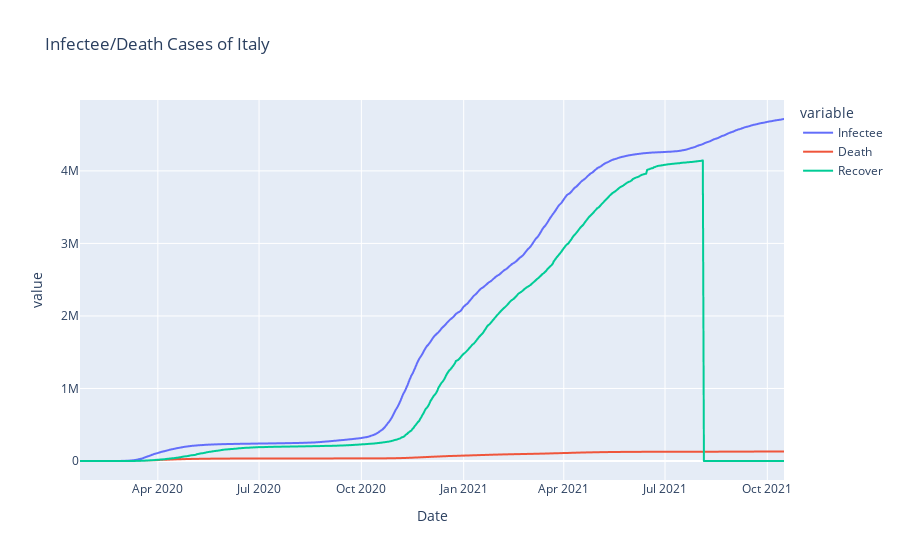

Notebook cell for this chart:
### Code cell
fig = px.line(df_italy, x="Date", y=["Infectee", "Death", "Recover"], color='variable', title="Infectee/Death Cases of Italy") 
fig.show()

### Figure 1 — Plotly figure (JSON) as saved in the notebook; plotly's stock layout.template omitted (floating-point values rounded to 4 significant figures; data arrays with more than 128 entries replaced by an {"elided": "..."} marker saying what was removed)
{"data": [{"hovertemplate": "variable=Infectee<br>Date=%{x}<br>value=%{y}<extra></extra>", "legendgroup": "Infectee", "line": {"color": "#636efa", "dash": "solid"}, "marker": {"symbol": "circle"}, "mode": "lines", "name": "Infectee", "showlegend": true, "type": "scattergl", "x": {"elided": "634 str values"}, "xaxis": "x", "y": {"elided": "634 int values"}, "yaxis": "y"}, {"hovertemplate": "variable=Death<br>Date=%{x}<br>value=%{y}<extra></extra>", "legendgroup": "Death", "line": {"color": "#EF553B", "dash": "solid"}, "marker": {"symbol": "circle"}, "mode": "lines", "name": "Death", "showlegend": true, "type": "scattergl", "x": {"elided": "634 str values"}, "xaxis": "x", "y": {"elided": "634 int values"}, "yaxis": "y"}, {"hovertemplate": "variable=Recover<br>Date=%{x}<br>value=%{y}<extra></extra>", "legendgroup": "Recover", "line": {"color": "#00cc96", "dash": "solid"}, "marker": {"symbol": "circle"}, "mode": "lines", "name": "Recover", "showlegend": true, "type": "scattergl", "x": {"elided": "634 str values"}, "xaxis": "x", "y": {"elided": "634 int values"}, "yaxis": "y"}], "layout": {"legend": {"title": {"text": "variable"}, "tracegroupgap": 0}, "title": {"text": "Infectee/Death Cases of Italy"}, "xaxis": {"anchor": "y", "domain": [0, 1], "title": {"text": "Date"}}, "yaxis": {"anchor": "x", "domain": [0, 1], "title": {"text": "value"}}}}
